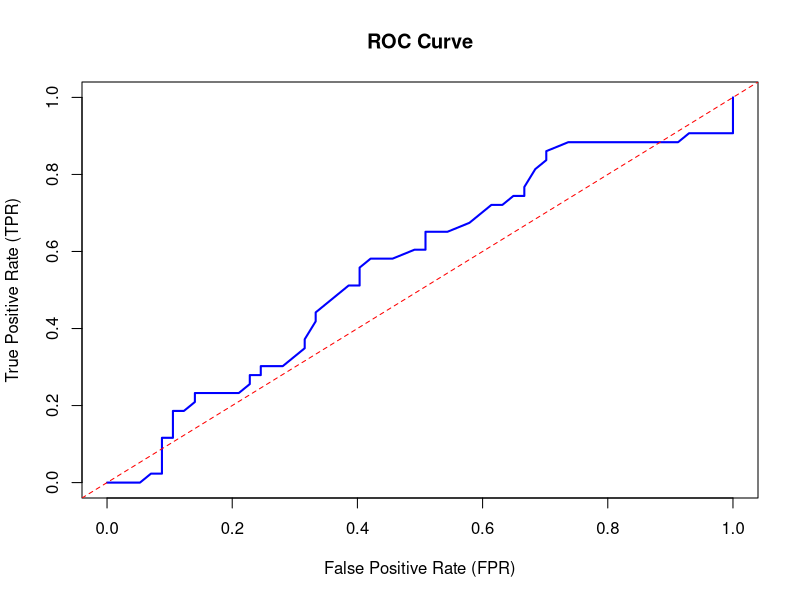

Reproduce this figure in R.
set.seed(123)  # For reproducibility

# Simulate true labels (0 or 1) for 100 observations
true_labels <- sample(c(0, 1), 100, replace = TRUE)

# Simulate predicted probabilities for the positive class (between 0 and 1)
predicted_probs <- runif(100)
# Define thresholds from 0 to 1
thresholds <- seq(0, 1, by = 0.01)

# Initialize vectors to store TPR and FPR values
tpr_values <- numeric(length(thresholds))
fpr_values <- numeric(length(thresholds))

# Calculate TPR and FPR at each threshold
for (i in 1:length(thresholds)) {
  threshold <- thresholds[i]
  
  # Classify samples based on the threshold
  predicted_class <- ifelse(predicted_probs >= threshold, 1, 0)
  
  # Calculate confusion matrix components
  TP <- sum((predicted_class == 1) & (true_labels == 1))  # True Positives
  FP <- sum((predicted_class == 1) & (true_labels == 0))  # False Positives
  TN <- sum((predicted_class == 0) & (true_labels == 0))  # True Negatives
  FN <- sum((predicted_class == 0) & (true_labels == 1))  # False Negatives
  
  # Calculate TPR and FPR
  tpr_values[i] <- TP / (TP + FN)
  fpr_values[i] <- FP / (FP + TN)
}

# View first few TPR and FPR values
head(data.frame(thresholds, tpr_values, fpr_values))

# Plot ROC curve
plot(fpr_values, tpr_values, type = "l", col = "blue", 
     xlab = "False Positive Rate (FPR)", ylab = "True Positive Rate (TPR)", 
     main = "ROC Curve", lwd = 2)
abline(a = 0, b = 1, col = "red", lty = 2)  # Add a diagonal line (random classifier)
